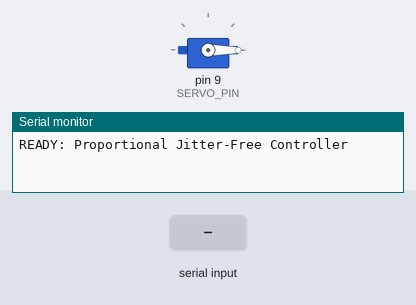
Recording of a program running on a simulated Arduino Uno, built with avr-gcc and run on an emulated ATmega328P. Shown: servo, the last lines printed to the serial monitor. Inputs (shaded band) come from the test bench.

Above: at 1.7 s.
1.8 s: "90,45\n" received over Serial
At 2.2 s:
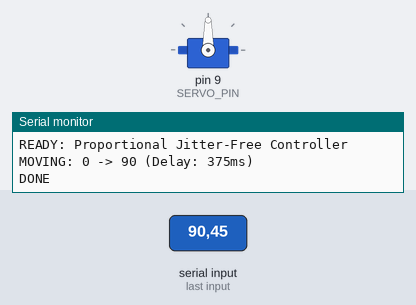
3.3 s: "30,150\n" received over Serial
At 4.5 s:
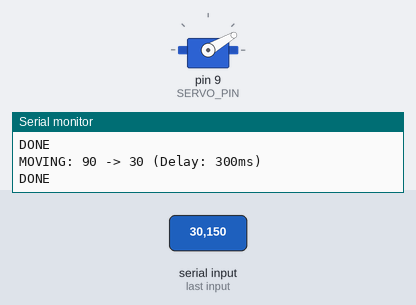
4.8 s: "200\n" received over Serial
At 5.7 s:
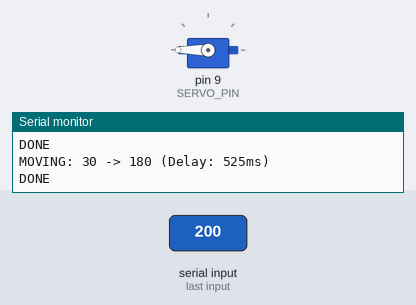
6.3 s: "90\n" received over Serial
At 6.8 s:
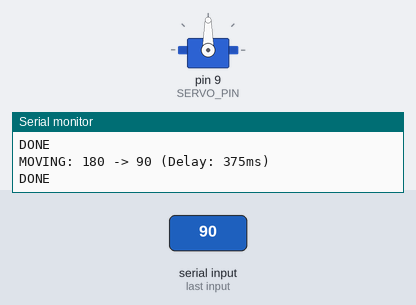
Timing chart, 0 to 8.8 s (numbered marks = the images above; inputs shaded):
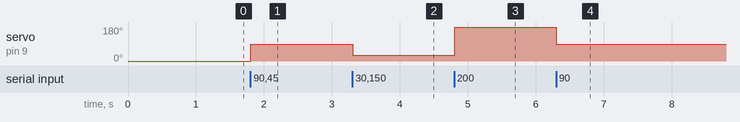

Measured:
- after the input at 1.8 s, servo on pin 9 (SERVO_PIN): 0° → 90° at once
- after the input at 3.3 s, servo on pin 9 (SERVO_PIN): 90° → 30° at once
- after the input at 4.8 s, servo on pin 9 (SERVO_PIN): 30° → 180° at once
- after the input at 6.3 s, servo on pin 9 (SERVO_PIN): 180° → 90° at once

The program:

main.cpp
```cpp
#include <Arduino.h>
#include <Servo.h>

Servo myServo;
const int SERVO_PIN = 9;
int currentAngle = 0; // Keep track of where we are

void setup() {
  Serial.begin(9600);
  Serial.setTimeout(5);

  // Start at 0
  myServo.attach(SERVO_PIN);
  myServo.write(0);
  delay(500);
  myServo.detach();
  digitalWrite(SERVO_PIN, LOW);

  Serial.println("READY: Proportional Jitter-Free Controller");
}

void loop() {
  if (Serial.available() > 0) {
    int targetAngle = Serial.parseInt();
    targetAngle = constrain(targetAngle, 0, 180);

    // Calculate distance to move
    int angleDiff = abs(targetAngle - currentAngle);

    // Calculate dynamic delay: 150ms base + 2.5ms per degree of travel
    // This ensures we hold just long enough to get there.
    int dynamicDelay = 150 + (angleDiff * 2.5);

    Serial.print("MOVING: ");
    Serial.print(currentAngle);
    Serial.print(" -> ");
    Serial.print(targetAngle);
    Serial.print(" (Delay: ");
    Serial.print(dynamicDelay);
    Serial.println("ms)");

    myServo.attach(SERVO_PIN);
    myServo.write(targetAngle);

    delay(dynamicDelay);

    myServo.detach();
    digitalWrite(SERVO_PIN, LOW);

    currentAngle = targetAngle; // Update our tracker
    Serial.println("DONE");

    while (Serial.available() > 0) Serial.read();
  }
}
```
